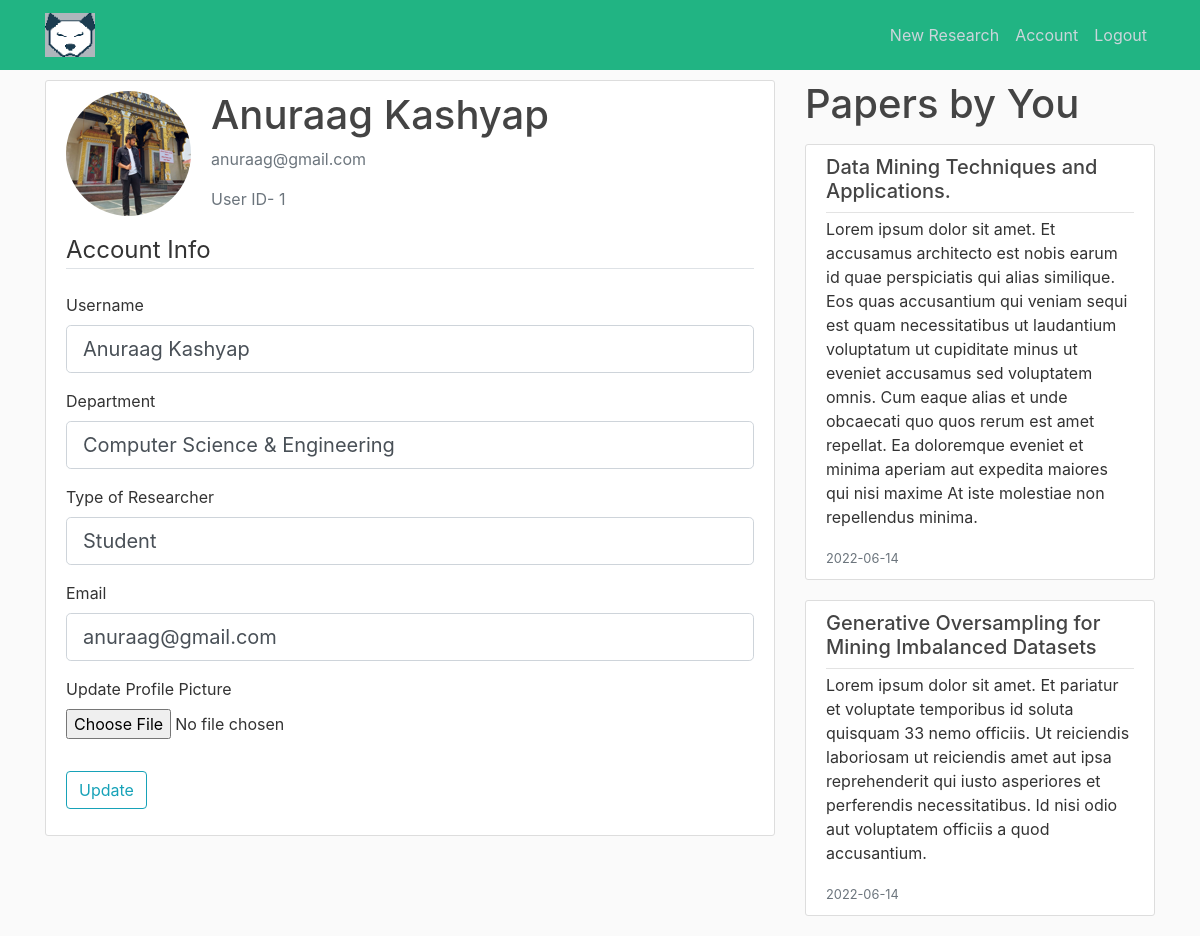
Page /account (signed in) on the committed database.
### flaskblog/models.py (models this page shows, shortened)
class User(db.Model, UserMixin):
    id = db.Column(db.Integer, primary_key=True)
    username = db.Column(db.String(20), unique=True, nullable=False)
    email = db.Column(db.String(120), unique=True, nullable=False)
    department = db.Column(db.String(120))
    researcher = db.Column(db.String(120))
    image_file = db.Column(db.String(20), nullable=False, default='default.jpg')
    password = db.Column(db.String(60), nullable=False)
    posts = db.relationship('Post', backref='author', lazy=True)

class Post(db.Model):
    id = db.Column(db.Text, primary_key=True)
    title = db.Column(db.String(100), nullable=False)
    date_posted = db.Column(db.DateTime, nullable=False, default=datetime.utcnow)
    content = db.Column(db.Text, nullable=False)
    hash = db.Column(db.Text, nullable=False)
    doi = db.Column(db.String(20), nullable= True)
    journal = db.Column(db.String(100), nullable= True)
    issue = db.Column(db.String(20), nullable= True)
    volume = db.Column(db.String(20), nullable= True)
    page = db.Column(db.String(20), nullable= True)
    user_id = db.Column(db.Integer, db.ForeignKey('user.id'), nullable=False)
    user2_id = db.Column(db.Integer)
    user2 = db.Column(db.Text)

### flaskblog/routes.py (the view)
@app.route("/account", methods=['GET', 'POST'])
@login_required
def account():
    form = UpdateAccountForm()
    if form.validate_on_submit():
        if form.picture.data:
            picture_file = save_picture(form.picture.data)
            current_user.image_file = picture_file
        current_user.username = form.username.data
        current_user.email = form.email.data
        current_user.department = form.department.data
        current_user.researcher = form.researcher.data
        db.session.commit()
        flash('Your account has been updated!', 'success')
        return redirect(url_for('account'))
    elif request.method == 'GET':
        form.username.data = current_user.username
        form.email.data = current_user.email
        form.department.data = current_user.department
        form.researcher.data = current_user.researcher
        page = request.args.get('page', 1, type=int)
        user = User.query.filter_by(username=current_user.username).first_or_404()
        posts = Post.query.filter_by(author=user)\
        .order_by(Post.date_posted.desc())\
        .paginate(page=page, per_page=10)
    image_file = url_for('static', filename='profile_pics/' + current_user.image_file)
    return render_template('account.html', title='Account',
                           image_file=image_file,posts=posts, user=user, form=form)

### flaskblog/forms.py (shortened to what this page needs)
class UpdateAccountForm(FlaskForm):
    username = StringField('Username',
                           validators=[DataRequired(), Length(min=2, max=20)])
    email = StringField('Email',
                        validators=[DataRequired(), Email()])
    department = StringField('Department')
    researcher = StringField('Type of Researcher')
    picture = FileField('Update Profile Picture', validators=[FileAllowed(['jpg', 'png'])])
    submit = SubmitField('Update')

### flaskblog/models.py (called while the page is built)
@login_manager.user_loader
def load_user(user_id):
    return User.query.get(int(user_id))

### flaskblog/templates/account.html (shortened to what this page needs)
{% extends "layout.html" %}
{% block content %}
<div class= 'row'>
<div class="col-md-8">
    <div class="content-section">
      <div class="media">
        <img class="rounded-circle account-img" src="{{ image_file }}">
        <div class="media-body">
          <h2 class="account-heading">{{ current_user.username }}</h2>
          <p class="text-secondary">{{ current_user.email }}</p>
          <p class="text-secondary">User ID- {{ current_user.id }}</p>
        </div>
      </div>
        <form method="POST" action="" enctype="multipart/form-data">
            <fieldset class="form-group">
                <legend class="border-bottom mb-4">Account Info</legend>
                <div class="form-group">
                    {{ form.username.label(class="form-control-label") }}
                    {% if form.username.errors %}
                        {{ form.username(class="form-control form-control-lg is-invalid") }}
                        <div class="invalid-feedback">
                            {% for error in form.username.errors %}
                                <span>{{ error }}</span>
                            {% endfor %}
                        </div>
                    {% else %}
                        {{ form.username(class="form-control form-control-lg") }}
                    {% endif %}
                </div>
                <div class="form-group">
                    {{ form.department.label(class="form-control-label") }}
                    {% if form.department.errors %}
                        {{ form.department(class="form-control form-control-lg is-invalid") }}
                        <div class="invalid-feedback">
                            {% for error in form.department.errors %}
                                <span>{{ error }}</span>
                            {% endfor %}
                        </div>
                    {% else %}
                        {{ form.department(class="form-control form-control-lg") }}
                    {% endif %}
                </div>
                <div class="form-group">
                    {{ form.researcher.label(class="form-control-label") }}
                    {% if form.researcher.errors %}
                        {{ form.researcher(class="form-control form-control-lg is-invalid") }}
                        <div class="invalid-feedback">
                            {% for error in form.researcher.errors %}
                                <span>{{ error }}</span>
                            {% endfor %}
                        </div>
                    {% else %}
                        {{ form.researcher(class="form-control form-control-lg") }}
                    {% endif %}
                </div>
                <div class="form-group">
                    {{ form.email.label(class="form-control-label") }}
                    {% if form.email.errors %}
                        {{ form.email(class="form-control form-control-lg is-invalid") }}
                        <div class="invalid-feedback">
                            {% for error in form.email.errors %}
                                <span>{{ error }}</span>
                            {% endfor %}
                        </div>
                    {% else %}
                        {{ form.email(class="form-control form-control-lg") }}
                    {% endif %}
                </div>
                <div class="form-group">
                    {{ form.picture.label() }}
                    {{ form.picture(class="form-control-file") }}
                </div>
            </fieldset>
            <div class="form-group">
                {{ form.submit(class="btn btn-outline-info") }}
            </div>
        </form>
    </div>
    </div>
    <div class="col-md-4">
        <h1 class="mb-3">Papers by You</h1>
        {% for post in posts.items %}
            <article class="media content-section">
              <div class="media-body">
                <div class="article-metadata">
                    <h5><a class="article-title" href="{{ url_for('post', post_id=post.id) }}">{{ post.title }}</a></h5>
                  </div>
                <p class="article-content">{{ post.journal }}</p>
                <small class="text-muted">{{ post.date_posted.strftime('%Y-%m-%d') }}</small>
              </div>
            </article>
        {% endfor %}
    </div>
</div>
{% endblock content %}

### flaskblog/static/main.css (style rules this page uses)
body { background: #fafafa; color: #333333; margin-top: 5rem; }
h1, h2, h3, h4, h5, h6 { color: #444444; }
.content-section { background: #ffffff; padding: 10px 20px; border: 1px solid #dddddd; border-radius: 3px; margin-bottom: 20px; }
.article-title { color: #444444; }
.article-content { white-space: pre-line; }
.article-metadata { padding-bottom: 1px; margin-bottom: 4px; border-bottom: 1px solid #e3e3e3 }
.account-img { height: 125px; width: 125px; margin-right: 20px; margin-bottom: 16px; }
.account-heading { font-size: 2.5rem; }

### rows in the picture
User: username "Anuraag Kashyap", email "anuraag@gmail.com", id "1", department "Computer Science & Engineering", researcher "Student"
Post: title "Data Mining Techniques and Applications.", journal "Lorem ipsum dolor sit amet. Et accusamus architecto est nobis earum id quae perspiciatis qui alias similique. Eos quas accusantium qui veniam sequi est quam necessitatibus ut laudantium voluptatum ut cupiditate minus ut eveniet accusamus sed voluptatem omnis. Cum eaque alias et unde obcaecati quo quos rerum est amet repellat. Ea doloremque eveniet et minima aperiam aut expedita maiores qui nisi maxime At iste molestiae non repellendus minima.", date_posted "2022-06-14"
Post: title "Generative Oversampling for Mining Imbalanced Datasets", journal "Lorem ipsum dolor sit amet. Et pariatur et voluptate temporibus id soluta quisquam 33 nemo officiis. Ut reiciendis laboriosam ut reiciendis amet aut ipsa reprehenderit qui iusto asperiores et perferendis necessitatibus. Id nisi odio aut voluptatem officiis a quod accusantium.", date_posted "2022-06-14"
